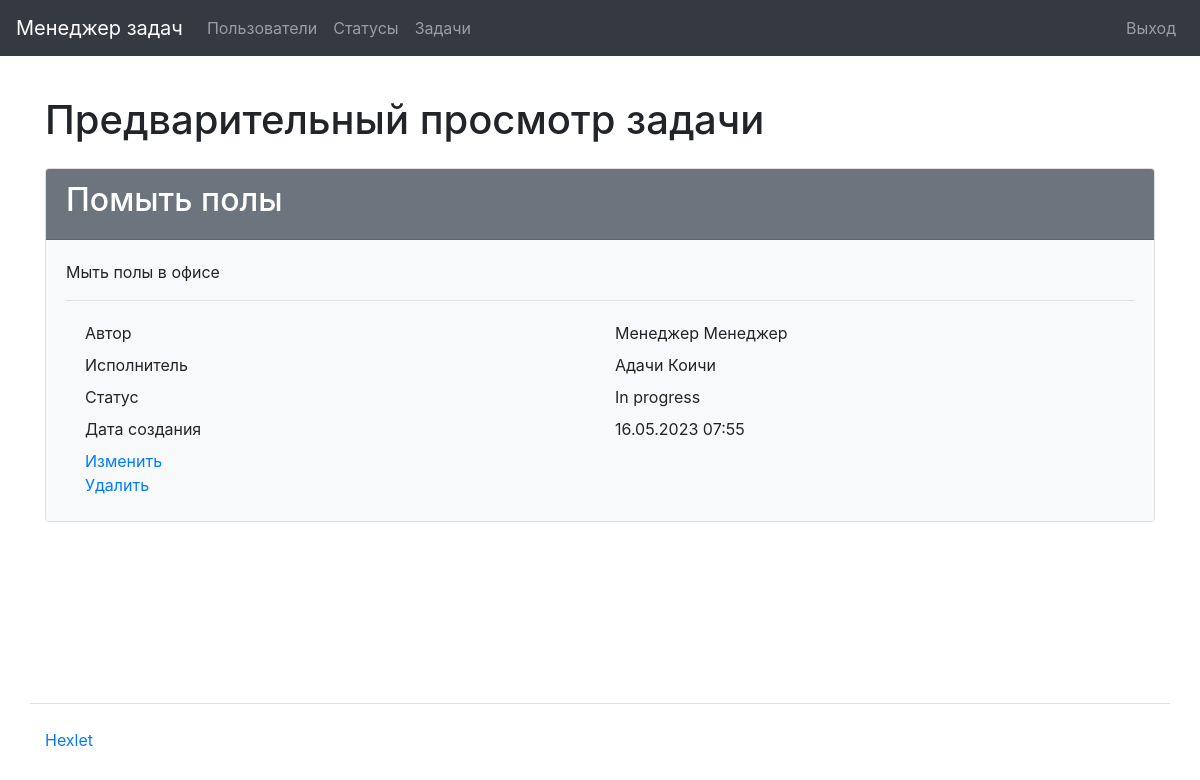
Page /tasks/2/ (signed in) on the committed database.
### task_manager/tasks/models.py (models this page shows, shortened)
class Task(models.Model):
    name = models.CharField(
        max_length=150,
        blank=False,
        unique=True,
        verbose_name=_('Name')
    )
    description = models.TextField(
        max_length=10000,
        blank=True,
        verbose_name=_('Description')
    )
    date_created = models.DateTimeField(
        auto_now_add=True,
        verbose_name=_('Creation date')
    )
    author = models.ForeignKey(
        User,
        on_delete=models.PROTECT,
        related_name='author',
        verbose_name=_('Author')
    )
    status = models.ForeignKey(
        Status,
        on_delete=models.PROTECT,
        related_name='statuses',
        verbose_name=_('Status')
    )
    executor = models.ForeignKey(
        User,
        on_delete=models.PROTECT,
        related_name='executor',
        verbose_name=_('Executor')
    )
    class Meta:
        verbose_name = _('Task')
        verbose_name_plural = _('Tasks')

### task_manager/users/models.py (models this page shows)
class User(AbstractUser):
    first_name = models.CharField(max_length=150)
    last_name = models.CharField(max_length=150)
    def __str__(self):
        return self.get_full_name()

### task_manager/statuses/models.py (models this page shows)
class Status(models.Model):
    name = models.CharField(
        max_length=150,
        unique=True,
        blank=False,
        verbose_name=_('Name'),
    )
    date_created = models.DateTimeField(
        auto_now_add=True,
        verbose_name=_('Creation date')
    )
    def __str__(self):
        return self.name
    class Meta:
        verbose_name = _('Status')
        verbose_name_plural = _('Statuses')

### task_manager/tasks/views.py (the view)
# urls.py: path('<int:pk>/', TaskDetailsView.as_view(), name='task_details'),
class TaskDetailsView(AuthRequiredMixin, DetailView):
    template_name = 'tasks/details.html'
    model = Task
    context_object_name = 'task'
    extra_context = {
        'title': _('Task preview')
    }

### task_manager/mixins.py (called while the page is built)
    def dispatch(self, request, *args, **kwargs):
        if not request.user.is_authenticated:
            messages.error(request, self.auth_message)
            return redirect(reverse_lazy('login'))
        return super().dispatch(request, *args, **kwargs)

### task_manager/templates/tasks/details.html (shortened to what this page needs)
{% extends "base.html" %}
{% load bootstrap4 %}
{% load i18n %}
{% block content %}
    <h1 class="my-4">{{ title }}</h1>
    <div class="card">
        <div class="card-header bg-secondary text-white">
            <h2>{{ task.name }}</h2>
        </div>
        <div class="card-body bg-light">
            <p>{{ task.description }}</p>
            <hr>
            <div class="container">
                <div class="row p-1">
                    <div class="col">{% trans 'Author' %}</div>
                    <div class="col">{{ task.author }}</div>
                </div>
                <div class="row p-1">
                    <div class="col">{% trans 'Executor' %}</div>
                    <div class="col">{{ task.executor }}</div>
                </div>
                <div class="row p-1">
                    <div class="col">{% trans 'Status' %}</div>
                    <div class="col">{{ task.status }}</div>
                </div>
                <div class="row p-1">
                    <div class="col">{% trans 'Creation date' %}</div>
                    <div class="col">{{ task.date_created|date:"d.m.Y H:i" }}</div>
                </div>
                <div class="row p-1">
                    <div class="col">
                        <a href="{% url 'task_update' task.id %}">{% trans 'Update' %}</a>
                        <br>
                        <a href="{% url 'task_delete' task.id %}">{% trans 'Delete' %}</a>
                    </div>
                </div>
            </div>
        </div>
    </div>
{% endblock %}

### rows in the picture
Task: name "Помыть полы", description "Мыть полы в офисе", author "Менеджер Менеджер", executor "Адачи Коичи", status "In progress", date_created "16.05.2023 07:55"

### other values in the picture
{{ title }} "Предварительный просмотр задачи"
